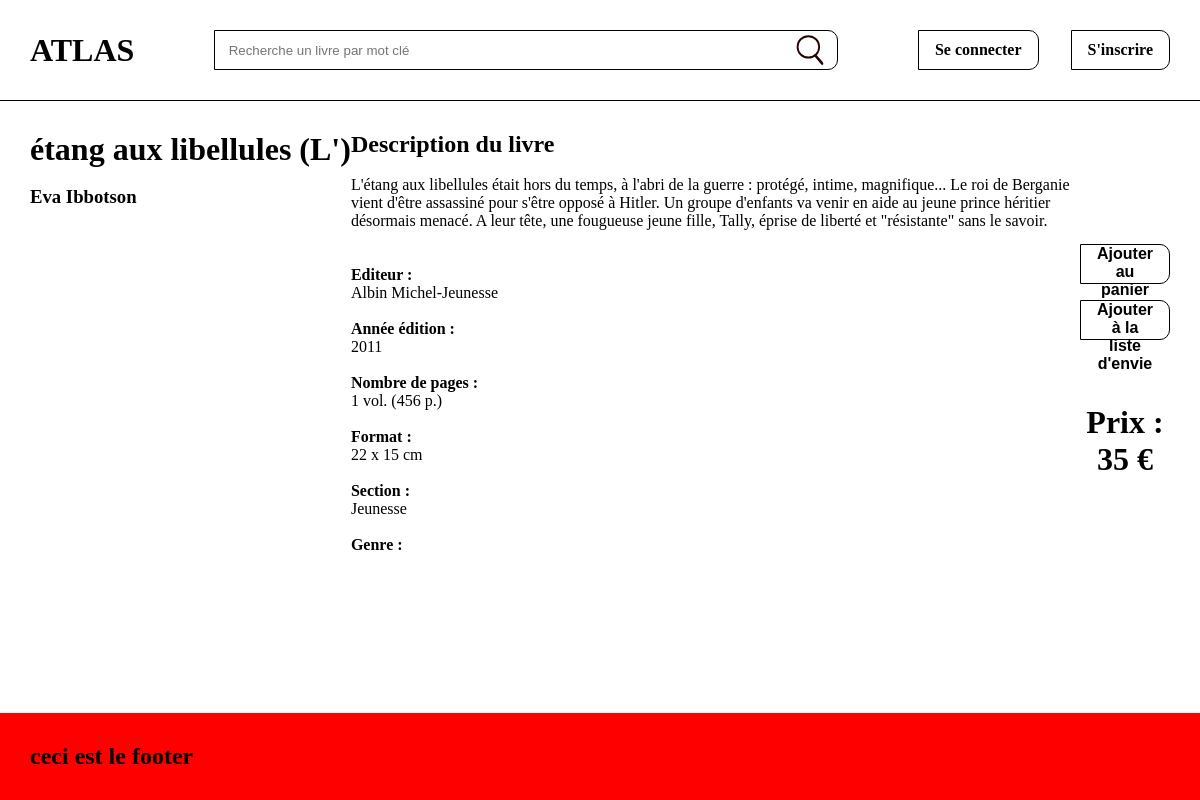
Screenshot of /controler/livre.ctrl.php?isbn=978-2-226-20937-5 with the database file from the repository.
### tables this page shows
CREATE TABLE livre (
	isbn STRING PRIMARY KEY,
	titre STRING,
	sousTitre STRING,
	auteurNom STRING,
	auteurPrenom STRING,
	auteurFacultatifNom STRING,
	auteurFacultatifPrenom STRING,
	editeur STRING,
	anneeedition STRING,
	pages STRING,
	format STRING,
	section STRING,
	prix NUMERIC,
	imageURL STRING,
	synopsis TEXT
);

### framework/view.fw.php (called while the page is built, shortened)
<?php
class View {
  function display(string $filename) {
    $filePath = "../view/".$filename;
    require($filePath);
    exit(0);
  }
}
?>

### controler/livre.ctrl.php (called while the page is built, shortened)
<?php
require_once('../model/globalDAO.php');
require_once('../model/LivreDAO.class.php');
require_once(__DIR__.'/../framework/view.fw.php');
if (isset($_GET["isbn"])){
    $isbn = $_GET["isbn"];
}
else {
    print("Erreur, isbn non trouvé");
    exit(1);
}
$dao = new LivreDAO();
$livre = $dao->getLivre($isbn);
$auteurprenom = $livre->getAuteurPrenom();
$auteurnom = $livre->getAuteurNom();
$titre = $livre->getTitre();
$prix = $livre->getPrix();
$genre = $livre->getSousTitre();
$auteurfacultatifnom =$livre->getAuteurFacultatifNom();
$auteurfacultatifprenom = $livre->getAuteurFacultatifPrenom();
$anneeedition = $livre->getAnneeEdition();
$pages = $livre->getPages();
$editeur = $livre->getEditeur();
$format = $livre->getFormat();
$section = $livre->getSection();
$synopsis = $livre -> getSynopsis();
$imageURL = $livre -> getImageURL();
if($auteurfacultatifnom == ''){
    $auteurfacultatifnom = "";
}
if($auteurfacultatifprenom == ''){
    $auteurfacultatifprenom = "";
}
$view = new View();
$view->assign("auteurprenom",$auteurprenom);
$view->assign("auteurnom", $auteurnom);
$view->assign("titre", $titre);
$view->assign("prix",$prix);
$view->assign("synopsis", $synopsis);
$view->assign("genre", $genre);
$view->assign("auteurfacultatifnom",$auteurfacultatifnom);
$view->assign("auteurfacultatifprenom", $auteurfacultatifprenom);
$view->assign("anneeedition",$anneeedition);
$view->assign("pages",$pages);
$view->assign("format",$format);
$view->assign("editeur",$editeur);
$view->assign("section",$section);
$view -> assign("synopsis", $synopsis);
$view -> assign("imageURL", $imageURL);
$view -> display("livre.view.php");
?>

### model/globalDAO.php (called while the page is built, shortened)
<?php
	function getDAO() {
		static $dao = NULL;
		if ($dao == NULL){
			$database = 'sqlite:'.dirname(__FILE__).'/../data/database.db';
			try {
				$dao = new PDO($database);
			} catch (PDOException $e) {
				die("PDO Error :".$e -> getMessage()."$database\n");
			}
		}
		return $dao;
	}
?>

### model/LivreDAO.class.php (called while the page is built, shortened)
<?php
require_once(dirname(__FILE__).'/Livre.class.php');
require_once(dirname(__FILE__).'/globalDAO.php');
  class LivreDAO {
    private $db;
    function __construct() {
      $this -> db = getDAO();
    }
    function getLivre(string $isbn) : Livre {
      $req = "SELECT * FROM livre WHERE isbn='$isbn'";
      $pdo = $this -> db -> query($req);
      $result = $pdo -> fetchAll(PDO::FETCH_ASSOC);
      $prix = floatval($result[0]["prix"]);
      $synopsis = "";
      if ($result[0]["auteurFacultatifNom"] == null){
        $auteurFacultatifNom = "";
      } else {
        $auteurFacultatifNom = $result[0]["auteurFacultatifNom"];
      }
      if ($result[0]["auteurFacultatifPrenom"] == null){
        $auteurFacultatifPrenom = "";
      } else {
        $auteurFacultatifPrenom = $result[0]["auteurFacultatifPrenom"];
      }
      if ($result[0]["imageURL"] == ""){
        $imageURL = "../view/assets/images/imageTest.jpg";
      } else {
        $imageURL = $result[0]["imageURL"];
      }
      if ($result[0]["synopsis"] == ""){
        $synopsis = "Non renseigné";
      } else {
        $synopsis = $result[0]["synopsis"];
      }
      $livre = new Livre($result[0]["isbn"], $result[0]["titre"], $result[0]["sousTitre"], $result[0]["auteurNom"], $result[0]["auteurPrenom"], $auteurFacultatifNom, $auteurFacultatifPrenom, $result[0]["editeur"], $result[0]["anneeedition"], $result[0]["pages"], $result[0]["format"], $result[0]["section"], $prix, $synopsis, $imageURL);
      return $livre;
    }
  }
?>

### model/Livre.class.php (called while the page is built, shortened)
<?php
class Livre {
  private string $titre;
  private string $auteurNom;
  private string $auteurPrenom;
  private string $editeur;
  private string $anneeEdition;
  private string $pages;
  private string $format;
  private string $section;
  private float $prix;
  private string $synopsis;
  function __construct(string $numISBN = "", string $titre = "", string $sousTitre = "", string $auteurNom = "", string $auteurPrenom = "", string $auteurFacultatifNom = "", string $auteurFacultatifPrenom = "", string $editeur = "", string $anneeEdition = "", string $pages = "", string $format = "" , string $section = "", float $prix = 0.0, string $synopsis = "", string $imageURL = "") {
    $this->titre = $titre;
    $this->auteurNom = $auteurNom;
    $this->auteurPrenom = $auteurPrenom;
    $this->editeur = $editeur;
    $this->anneeEdition = $anneeEdition;
    $this->pages = $pages;
    $this->format = $format;
    $this->section = $section;
    $this->synopsis = $synopsis;
    $this->prix = $prix;
  }
  public function getAuteurNom() {
    return $this->auteurNom;
  }
  public function getAuteurPrenom() {
    return $this->auteurPrenom;
  }
  public function getEditeur() {
    return $this->editeur;
  }
  public function getAnneeEdition() {
    return $this->anneeEdition;
  }
  public function getPages() {
    return $this->pages;
  }
public function getFormat() {
  return $this->format;
}
public function getSection() {
  return $this->section;
}
  public function getTitre() {
    return $this->titre;
  }
  public function getSynopsis() {
    return $this->synopsis;
  }
  public function getPrix() {
    return $this->prix;
  }
}
 ?>

### view/livre.view.php (the view, shortened to what this page needs)
<link rel="stylesheet" href="../view/assets/css/livre.css">
<?php require_once('header.view.php');?>
<div class="container space-between">
	<div class="left">
		<div class = "topleft">
			<h1> <?=$titre?> </h1><br>
			<h3> <?=$auteurprenom?> <?=$auteurnom?></h3>
		</div>
		<div class="centerleft">
		</div>
	</div>
	<div class="center">
		<div class="centrecenter">
			<h2> Description du livre </h2><br>
			<p> <?=$synopsis?></p><br>
		</div>
		<div class="bottomcenter">
			<br>
			<h4>Editeur :</h4><?=$editeur?><br><br>
			<h4>Année édition :</h4><?=$anneeedition?><br><br>
			<h4>Nombre de pages :</h4><?=$pages?> </h4><br><br>
			<h4>Format : </h4><?=$format?><br><br>
			<h4>Section : </h4><?=$section?> </h4><br><br>
			<h4>Genre : </h4><?=$genre?><br><br>
		</div>
	</div>
	<div class="right">
		<div>
			<button type="button" class="btn">Ajouter au panier</button>
			<button type="button" class="btn">Ajouter à la liste d'envie</button>
		</div>
		<div>
			<p class="prix"> Prix : <?=$prix?> €</p>
		</div>
	</div>
</div>
<?php require_once('footer.view.php');?>

### view/assets/css/livre.css (style rules this page uses)
.left { display:flex; flex-direction: column; white-space: nowrap ; }
.center { display:flex; flex-direction: column; }
.topleft { min-height: 100px; }
.centerleft { display:flex; width: 100%; flex:2; }
.centrecenter { width: auto; }
main button { font-size: 16px; cursor: pointer; text-align: center; }
.right { display: flex; flex-direction: column; align-self: center; }
.right div:nth-of-type(1) { display: flex; flex-direction: column; gap: 1em; }
.right div:nth-of-type(2) { margin-top: 2em; font-size: 2em; font-weight: bold; text-align: center; }

### view/assets/css/style.css (style rules this page uses)
body { min-height: 100vh; background-color: white; display: flex; flex-direction: column; }
.space-between { display: flex; justify-content: space-between; }
.container { max-width: 1500px; margin: 0 auto; }
.center { display: flex; justify-content: center; }
.btn { height: 40px; padding: 0 1em; border: 1px solid; border-radius: 0 10px 10px 0; background-color: white; font-weight: bold; }

### rows the page displays
livre: titre "étang aux libellules (L')", auteurPrenom "Eva", auteurNom "Ibbotson", synopsis "L'étang aux libellules était hors du temps, à l'abri de la guerre : protégé, intime, magnifique... Le roi de Berganie vient d'être assassiné pour s'être opposé à Hitler. Un groupe d'enfants va venir en aide au jeune prince héritier désormais menacé. A leur tête, une fougueuse jeune fille, Tally, éprise de liberté et \"résistante\" sans le savoir.", editeur "Albin Michel-Jeunesse", anneeedition "2011", pages "1 vol. (456 p.)", format "22 x 15 cm", section "Jeunesse", prix "35"
